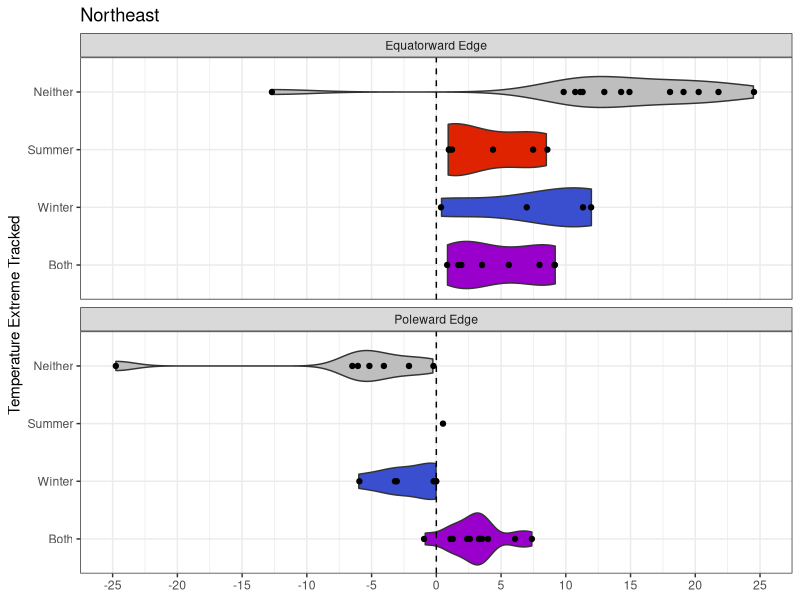
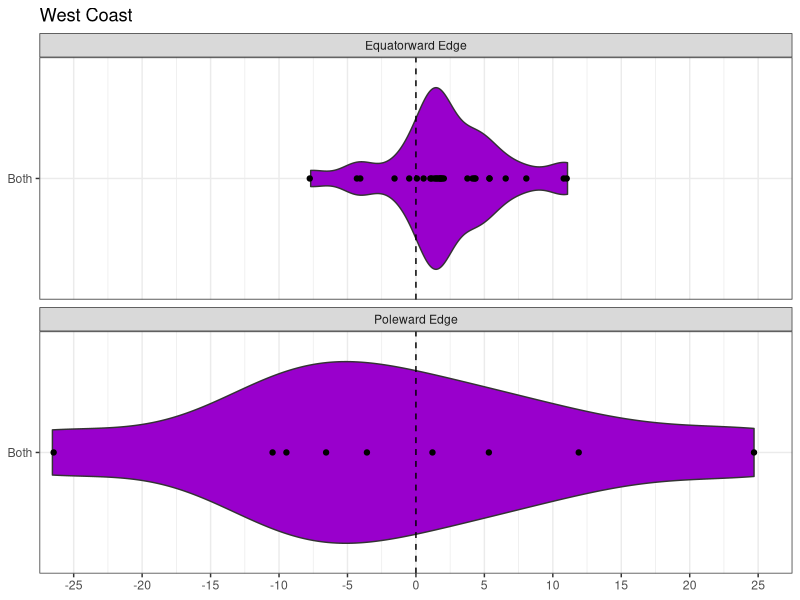
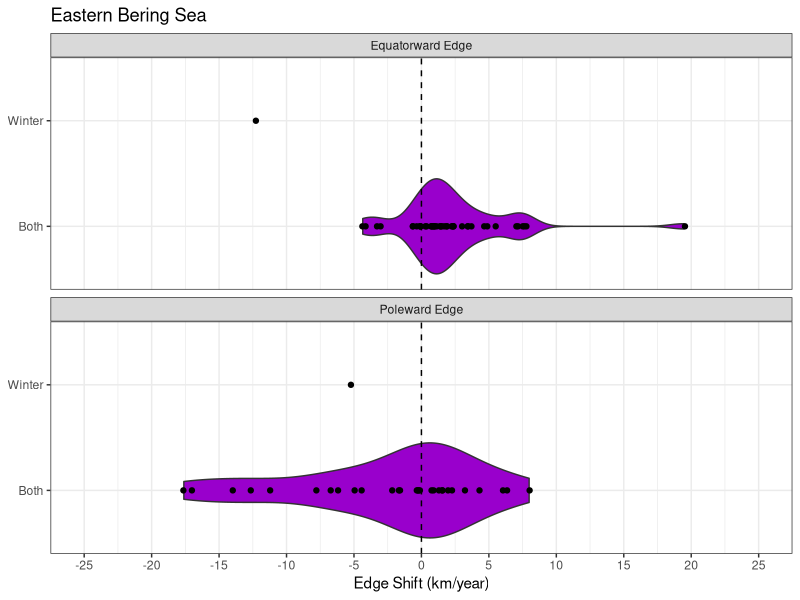
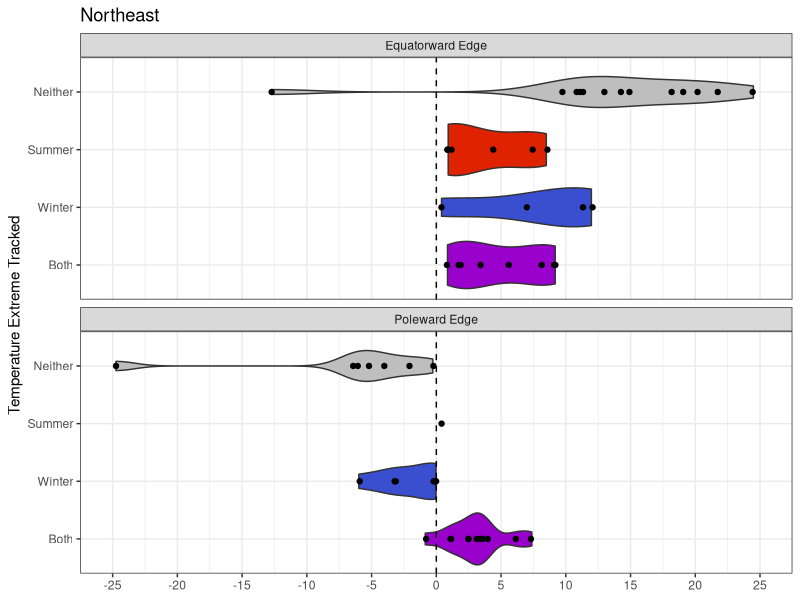
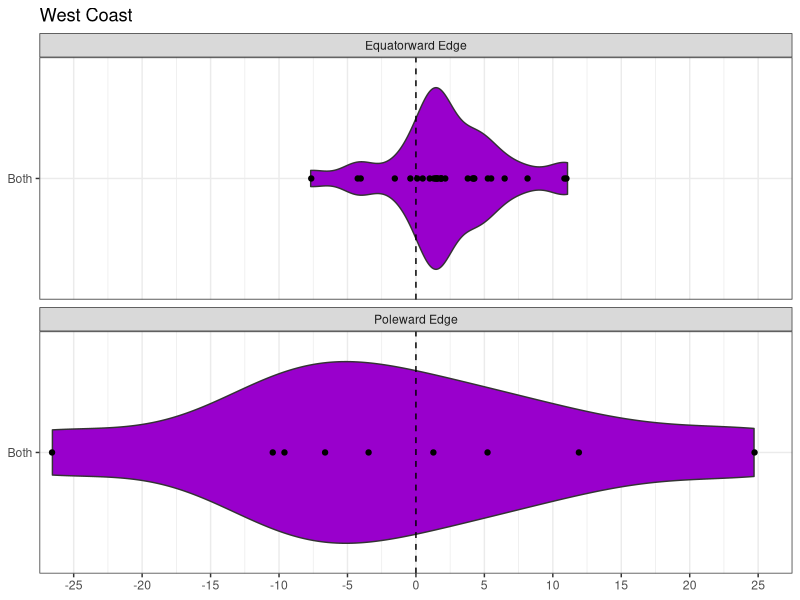
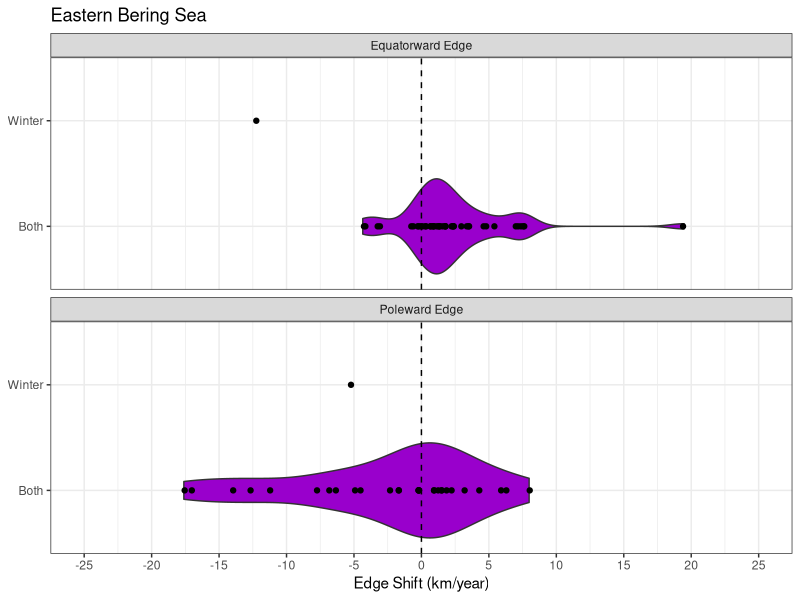

Recreate these plots in R, in order.
library(tidyverse)
library(here)

spp.bayes.edge.lm.df.summary <- read_csv(here("results","species_edge_shifts_vs_time.csv")) # edge shifts over time
spp.bayes.niche.results <- read_csv(here("results","edge_thermal_extreme_tracked_summary.csv")) # thermal extreme tracked by each edge (warm, cold, both, or neither)

gg.neus.violin <- spp.bayes.edge.lm.df.summary %>%
  left_join(spp.bayes.niche.results, by=c("species","region","quantile")) %>%
  filter(region=="neus") %>%
  mutate(quantile = recode(quantile, "quantile_0.99"="Poleward Edge",
                           "quantile_0.01"="Equatorward Edge"),
         quantile=as.factor(quantile),
         varTracked = recode(varTracked, 
                             "both" = "Both",
                             "predict.sstmin" = "Winter",
                             "predict.sstmax"="Summer",
                             "none" = "Neither"),
         varTracked = factor(varTracked, levels=c("Both","Winter","Summer","Neither"))) %>% 
  ggplot(aes(median, factor(varTracked), fill=varTracked)) + 
  geom_violin() +
  geom_vline(aes(xintercept=0),linetype="dashed",color="black")+
  geom_jitter(height = 0, width = 0.1) +
  scale_fill_manual(values=c("#9900cc","#3A4ED0","#DF2301","grey"), drop=FALSE) +
  coord_cartesian(xlim=c(-25, 25)) +
  scale_x_continuous(labels=seq(-25, 25, 5), breaks=seq(-25, 25, 5)) +  theme_bw() +
  theme_bw() +
  facet_wrap(~quantile, ncol=1) + 
  labs(x=NULL, y="Temperature Extreme Tracked", title="Northeast") +
    theme(legend.position = "none") +
  # theme(legend.position = "none", axis.text.x = element_blank()) +
  NULL
gg.neus.violin
ggsave(gg.neus.violin, filename=here("results","neus_edge_vs_niche_shifts.png"), width=110, units="mm", height=60, dpi=600, scale=1.5)

gg.wc.violin <- spp.bayes.edge.lm.df.summary %>%
  left_join(spp.bayes.niche.results, by=c("species","region","quantile")) %>%
  filter(region=="wc") %>%
  mutate(quantile = recode(quantile, "quantile_0.99"="Poleward Edge",
                           "quantile_0.01"="Equatorward Edge"),
         quantile=as.factor(quantile),
         varTracked = recode(varTracked, 
                             "both" = "Both",
                             "predict.sstmin" = "Winter",
                             "predict.sstmax"="Summer",
                             "none" = "Neither"),
         varTracked = factor(varTracked, levels=c("Both","Winter","Summer","Neither"))) %>% 
  ggplot(aes(median, factor(varTracked), fill=varTracked)) + 
  geom_violin() +
  geom_vline(aes(xintercept=0),linetype="dashed",color="black")+
  geom_jitter(height = 0, width = 0.1) +
  scale_fill_manual(values=c("#9900cc","#3A4ED0","#DF2301","grey"), drop=FALSE) +
  coord_cartesian(xlim=c(-25, 25)) +
  scale_x_continuous(labels=seq(-25, 25, 5), breaks=seq(-25, 25, 5)) +  theme_bw() +
  facet_wrap(~quantile, ncol=1) + 
#  labs(x=NULL, y="Temperature Extreme Tracked", title="West Coast") +
  labs(x=NULL, y=NULL, title="West Coast") +
  theme(legend.position = "none") +
  # theme(legend.position = "none", axis.text.x = element_blank()) +
  NULL
gg.wc.violin
ggsave(gg.wc.violin, filename=here("results","wc_edge_vs_niche_shifts.png"), width=100, units="mm", height=35, dpi=600, scale=1.5)

gg.ebs.violin <- spp.bayes.edge.lm.df.summary %>%
  left_join(spp.bayes.niche.results, by=c("species","region","quantile")) %>%
  filter(region=="ebs") %>%
  mutate(quantile = recode(quantile, "quantile_0.99"="Poleward Edge",
                           "quantile_0.01"="Equatorward Edge"),
         quantile=as.factor(quantile),
         varTracked = recode(varTracked, 
                             "both" = "Both",
                             "predict.sstmin" = "Winter",
                             "predict.sstmax"="Summer",
                             "none" = "Neither"),
         varTracked = factor(varTracked, levels=c("Both","Winter","Summer","Neither"))) %>% 
  ggplot(aes(median, factor(varTracked), fill=varTracked)) + 
  geom_violin() +
  geom_vline(aes(xintercept=0),linetype="dashed",color="black")+
  geom_jitter(height = 0, width = 0.1) +
  scale_fill_manual(values=c("#9900cc","#3A4ED0","#DF2301","grey"), drop=FALSE) +
  coord_cartesian(xlim=c(-25, 25)) +
  scale_x_continuous(labels=seq(-25, 25, 5), breaks=seq(-25, 25, 5)) +
  theme_bw() +
  facet_wrap(~quantile, ncol=1) + 
  labs(x="Edge Shift (km/year)", y=NULL, title="Eastern Bering Sea") +
  theme(legend.position = "none") +
  NULL
gg.ebs.violin
ggsave(gg.ebs.violin, filename=here("results","ebs_edge_vs_niche_shifts.png"), width=100, units="mm", height=45, dpi=600, scale=1.5)
